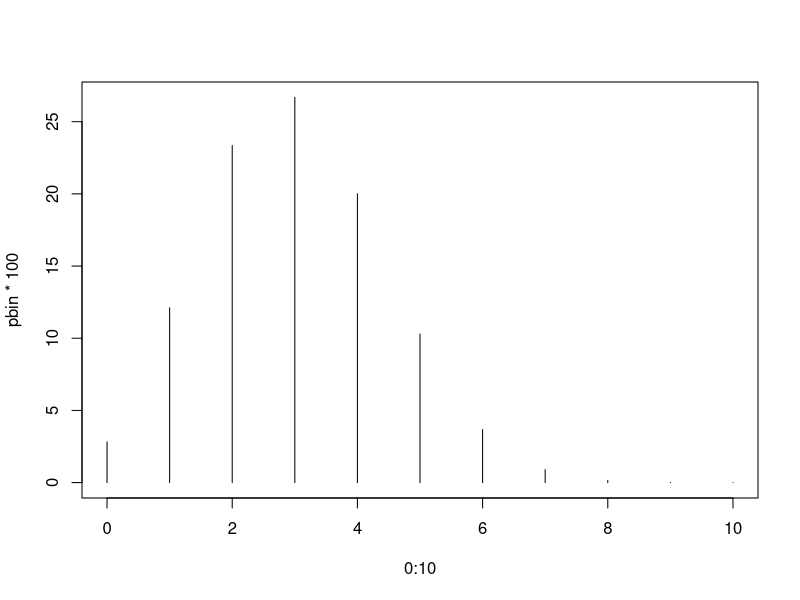
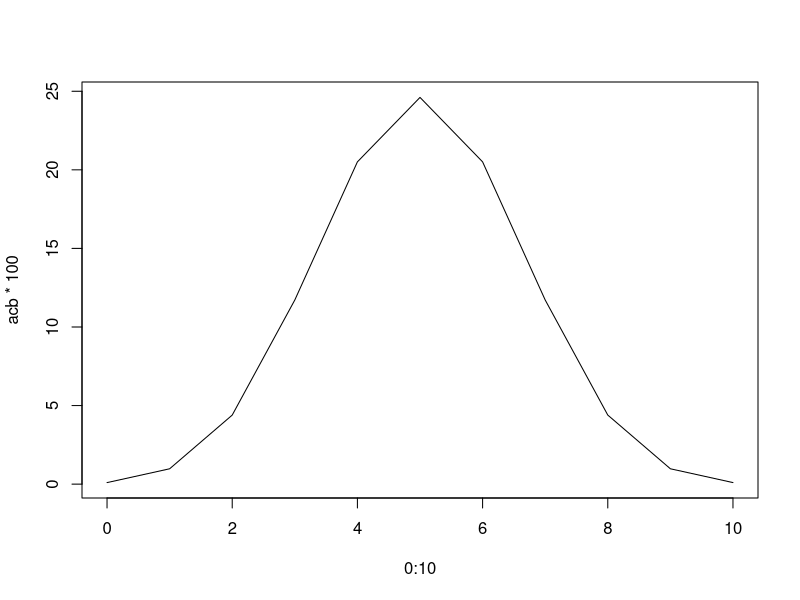

Write the R code that produced these figures, in order.


dbinom(0, 10, 0.3)

pbin <- dbinom(0:10, 10, 0.3)

sum(dbinom(0:10, 10, 0.3))


plot(0:10, pbin*100, type = "h")

accu_binom <- function(n, p){
  pbin <- dbinom(0:n, n, p)
  print(pbin)
}

acb <- accu_binom(10, 0.5)

plot(0:10, acb*100, type = "l")


